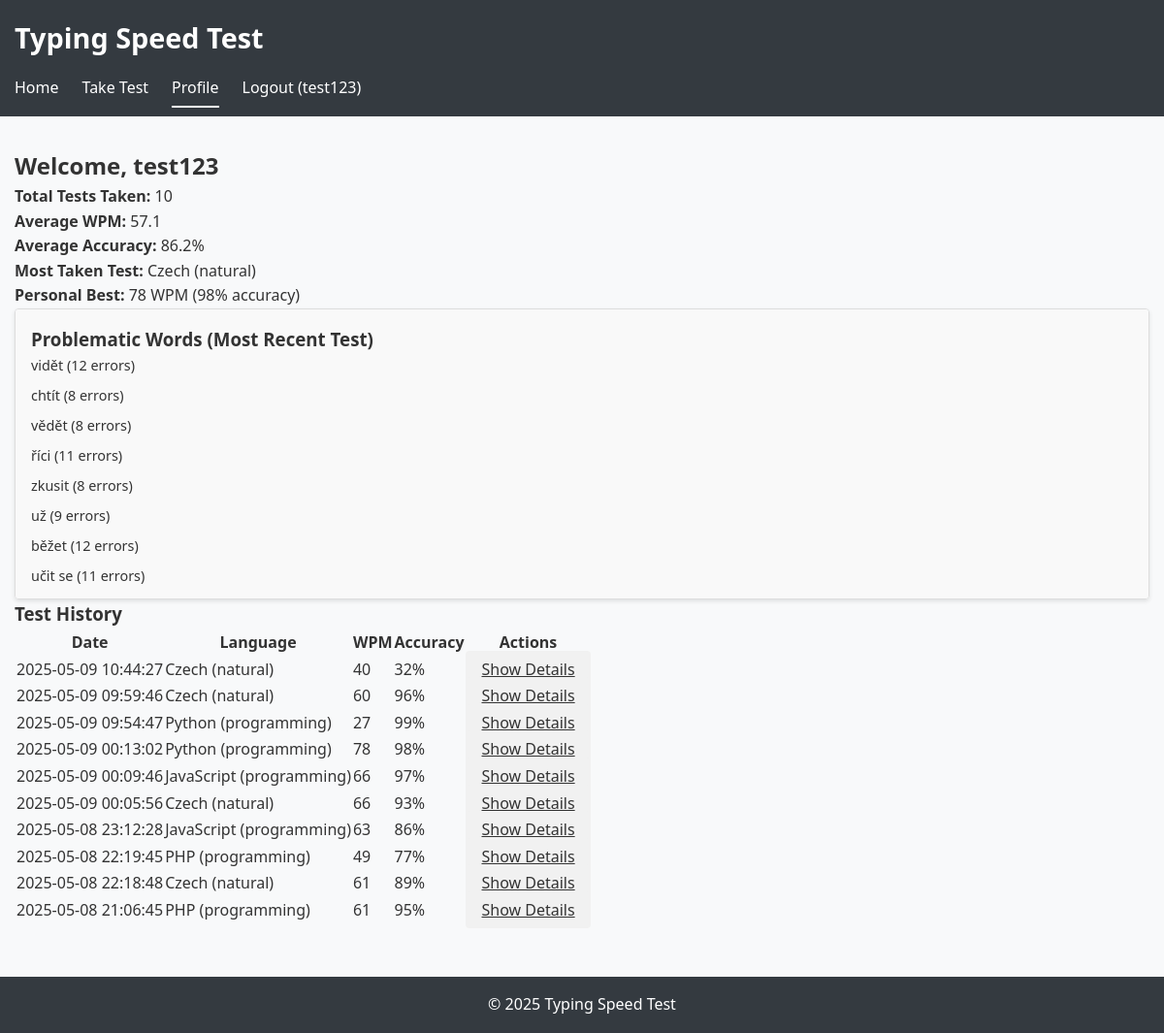
The app's page /profile.php (signed in) with its own data.
### tables this page shows
CREATE TABLE typing_tests (
            id INTEGER PRIMARY KEY AUTOINCREMENT,
            user_id INTEGER,
            language_id INTEGER,
            duration INTEGER NOT NULL,
            wpm REAL NOT NULL,
            accuracy REAL NOT NULL,
            date TIMESTAMP DEFAULT CURRENT_TIMESTAMP,
            FOREIGN KEY (user_id) REFERENCES users(id),
            FOREIGN KEY (language_id) REFERENCES langs(id)
        );

CREATE TABLE langs (
            id INTEGER PRIMARY KEY AUTOINCREMENT,
            name TEXT NOT NULL UNIQUE,
            type TEXT NOT NULL,
            words TEXT NOT NULL
        );

### includes/database.php (called while the page is built, shortened)
<?php
class Database {
    private static $instance = null;
    private $pdo;
    private function __construct() {
        try {
            $this->pdo = new PDO("sqlite:" . DB_PATH);
            $this->pdo->setAttribute(PDO::ATTR_ERRMODE, PDO::ERRMODE_EXCEPTION);
            $this->pdo->exec('PRAGMA foreign_keys = ON');
        } catch (PDOException $e) {
            die("Database connection failed: " . $e->getMessage());
        }
    }
    public static function getInstance() {
        if (self::$instance === null) {
            self::$instance = new self();
        }
        return self::$instance;
    }
    public function getTestResults($userId, $limit = 10) {
        $stmt = $this->pdo->prepare("
            SELECT t.*, l.name as language_name, l.type as language_type
            FROM typing_tests t
            JOIN langs l ON t.language_id = l.id
            WHERE t.user_id = ?
            ORDER BY t.date DESC
            LIMIT ?
        ");
        $stmt->execute([$userId, $limit]);
        return $stmt->fetchAll(PDO::FETCH_ASSOC);
    }
    public function getTestDetails($testId) {
        $stmt = $this->pdo->prepare("
            SELECT * FROM test_details WHERE test_id = ?
        ");
        $stmt->execute([$testId]);
        $details = $stmt->fetch(PDO::FETCH_ASSOC);
        if ($details) {
            $details['problematic_chars'] = json_decode($details['problematic_chars'], true);
            $details['problematic_words'] = json_decode($details['problematic_words'], true);
            $details['progress_data'] = json_decode($details['progress_data'], true);
        }
        return $details;
    }
}
?>

### includes/auth.php (called while the page is built, shortened)
<?php
require_once __DIR__ . '/database.php';
class Auth {
    public function isLoggedIn() {
        return isset($_SESSION['user_id']);
    }
    public function getCurrentUserId() {
        return $this->isLoggedIn() ? $_SESSION['user_id'] : null;
    }
    public function getCurrentUsername() {
        return $this->isLoggedIn() ? $_SESSION['username'] : null;
    }
}
?>

### profile.php (the view, shortened to what this page needs)
<?php
require_once __DIR__ . '/includes/auth.php';
require_once __DIR__ . '/includes/database.php';
$auth = new Auth();
$db = Database::getInstance();
$userId = $auth->getCurrentUserId();
$username = $auth->getCurrentUsername();
$tests = $db->getTestResults($userId, 100);
$totalTests = count($tests);
$personalBest = null;
$avgWpm = 0;
$avgAccuracy = 0;
$mostTakenTest = [];
$problematicWords = [];
if ($totalTests > 0) {
    $totalWpm = 0;
    $totalAccuracy = 0;
    $testCounts = [];
    foreach ($tests as $test) {
        $totalWpm += $test['wpm'];
        $totalAccuracy += $test['accuracy'];
        $testKey = $test['language_name'] . ' (' . $test['language_type'] . ')';
        if (!isset($testCounts[$testKey])) {
            $testCounts[$testKey] = 0;
        }
        $testCounts[$testKey]++;
        if (!$personalBest || $test['wpm'] > $personalBest['wpm']) {
            $personalBest = $test;
        }
    }
    $avgWpm = round($totalWpm / $totalTests, 2);
    $avgAccuracy = round($totalAccuracy / $totalTests, 2);
    arsort($testCounts);
    $mostTakenTest = array_key_first($testCounts);
    $latestTestDetails = $db->getTestDetails($tests[0]['id']);
    if ($latestTestDetails && isset($latestTestDetails['problematic_words'])) {
        $problematicWords = $latestTestDetails['problematic_words'];
    }
}
?>
<!DOCTYPE html>
<html lang="en">
<head>
    <link rel="stylesheet" href="css/styles.css">
</head>
<body>
    <header>
        <div class="container">
            <h1>Typing Speed Test</h1>
            <nav>
                <ul>
                    <li><a href="index.php">Home</a></li>
                    <li><a href="test.php">Take Test</a></li>
                    <li><a href="profile.php" class="active">Profile</a></li>
                    <li><a href="logout.php">Logout (<?= htmlspecialchars($username) ?>)</a></li>
                </ul>
            </nav>
        </div>
    </header>
    <main>
        <div class="container">
            <section class="profile-summary">
                <h2>Welcome, <?= htmlspecialchars($username) ?></h2>
                <div class="stats">
                    <p><strong>Total Tests Taken:</strong> <?= $totalTests ?></p>
                    <p><strong>Average WPM:</strong> <?= $avgWpm ?></p>
                    <p><strong>Average Accuracy:</strong> <?= $avgAccuracy ?>%</p>
                    <p><strong>Most Taken Test:</strong> <?= htmlspecialchars($mostTakenTest) ?></p>
                    <?php if ($personalBest): ?>
                        <p><strong>Personal Best:</strong> <?= $personalBest['wpm'] ?> WPM (<?= $personalBest['accuracy'] ?>% accuracy)</p>
                    <?php endif; ?>
                </div>
            </section>
            <section class="problematic-words">
                <h3>Problematic Words (Most Recent Test)</h3>
                <?php if (!empty($problematicWords)): ?>
                    <ul>
                        <?php foreach ($problematicWords as $word => $count): ?>
                            <li><?= htmlspecialchars($word) ?> (<?= $count ?> errors)</li>
                        <?php endforeach; ?>
                    </ul>
                <?php else: ?>
                    <p>No problematic words found.</p>
                <?php endif; ?>
            </section>
            <section class="test-history">
                <h3>Test History</h3>
                <?php if ($totalTests > 0): ?>
                    <table>
                        <thead>
                            <tr>
                                <th>Date</th>
                                <th>Language</th>
                                <th>WPM</th>
                                <th>Accuracy</th>
                                <th>Actions</th>
                            </tr>
                        </thead>
                        <tbody>
                            <?php foreach ($tests as $test): ?>
                                <tr>
                                    <td><?= htmlspecialchars($test['date']) ?></td>
                                    <td><?= htmlspecialchars($test['language_name']) ?> (<?= htmlspecialchars($test['language_type']) ?>)</td>
                                    <td><?= htmlspecialchars($test['wpm']) ?></td>
                                    <td><?= htmlspecialchars($test['accuracy']) ?>%</td>
                                    <td><a href="profile.php?test_id=<?= htmlspecialchars($test['id']) ?>" class="button secondary">Show Details</a></td>
                                </tr>
                            <?php endforeach; ?>
                        </tbody>
                    </table>
                <?php else: ?>
                    <p>No tests taken yet.</p>
                <?php endif; ?>
            </section>
        </div>
    </main>
    <footer>
        <div class="container">
            <p>&copy; <?= date('Y') ?> Typing Speed Test</p>
        </div>
    </footer>
</body>
</html>

### css/styles.css (style rules this page uses)
* { box-sizing: border-box; margin: 0; padding: 0; }
body { font-family: 'Segoe UI', Tahoma, Geneva, Verdana, sans-serif; line-height: 1.6; color: #333; background-color: #f8f9fa; padding-bottom: 80px; }
.container { max-width: 1200px; margin: 0 auto; padding: 0 15px; }
header { background-color: #343a40; color: #fff; padding: 1rem 0; }
header h1 { font-size: 1.8rem; margin-bottom: 1rem; }
nav ul { display: flex; list-style: none; }
nav ul li { margin-right: 1.5rem; }
nav ul li a { color: #fff; text-decoration: none; padding: 0.5rem 0; }
nav ul li a.active { border-bottom: 2px solid #fff; }
main { padding: 2rem 0; }
.button { padding: 0.5rem 1rem; border: none; border-radius: 4px; font-size: 1rem; cursor: pointer; transition: background-color 0.2s; }
.button.secondary { background-color: #f1f1f1; color: #333; }
.problematic-words { background-color: #f9f9f9; border: 1px solid #ddd; border-radius: 4px; padding: 1rem; box-shadow: 0 2px 4px rgba(0, 0, 0, 0.1); overflow-y: auto; max-height: 300px; }
.problematic-words ul { list-style: none; padding: 0; margin: 0; }
.problematic-words li { margin-bottom: 0.5rem; font-size: 0.9rem; color: #333; }
footer { background-color: #343a40; color: #fff; text-align: center; padding: 1rem 0; position: fixed; bottom: 0; width: 100%; z-index: 1000; }

### records on screen
typing_tests: wpm "78", accuracy "98", date "2025-05-09 00:13:02", language.name "Python", language.type "programming"
typing_tests: date "2025-05-09 10:44:27", language.name "Czech", language.type "natural", wpm "40", accuracy "32"
typing_tests: date "2025-05-09 09:59:46", language.name "Czech", language.type "natural", wpm "60", accuracy "96"
typing_tests: date "2025-05-09 09:54:47", language.name "Python", language.type "programming", wpm "27", accuracy "99"
typing_tests: date "2025-05-09 00:09:46", language.name "JavaScript", language.type "programming", wpm "66", accuracy "97"
typing_tests: date "2025-05-09 00:05:56", language.name "Czech", language.type "natural", wpm "66", accuracy "93"
typing_tests: date "2025-05-08 23:12:28", language.name "JavaScript", language.type "programming", wpm "63", accuracy "86"
typing_tests: date "2025-05-08 22:19:45", language.name "PHP", language.type "programming", wpm "49", accuracy "77"
typing_tests: date "2025-05-08 22:18:48", language.name "Czech", language.type "natural", wpm "61", accuracy "89"
typing_tests: date "2025-05-08 21:06:45", language.name "PHP", language.type "programming", wpm "61", accuracy "95"

### other values on screen
$username "test123"
$totalTests "10"
$avgWpm "57.1"
$avgAccuracy "86.2"
$mostTakenTest "Czech (natural)"
$word "vidět"
$count "12"
$word "chtít"
$count "8"
$word "vědět"
$word "říci"
$count "11"
$word "zkusit"
$word "už"
$count "9"
